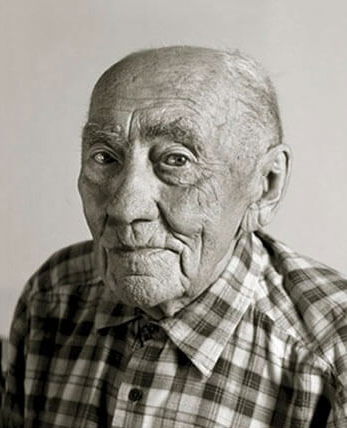
#> input picture hw2/assignment/q4_01_near.jpg, 347 x 428 px, found by its file name
$ python q4.py   (older library calls are emulated)
#> lines starting #> are read from the running program, lines starting #| are printed output that depends on the picture
# %%
import cv2 as cv
import numpy as np
import math

near = cv.imread('./data/q4_01_near.jpg')
#> near is the input picture: shape (428, 347, 3); mean B, G, R 135.9, 144, 147.6
far = cv.imread('./data/q4_02_far.jpg')
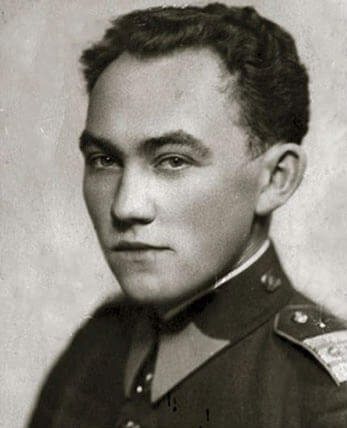
#> input picture hw2/assignment/q4_02_far.jpg, 347 x 428 px, found by its file name
#> far is the input picture: shape (428, 347, 3); mean B, G, R 119.3, 127.6, 130.8

# %% registering faces

# x,y coords
# near
cue_points_near = np.array([
    (179, 160),  # right eye
    (108, 157),  # left eye
    (131, 223),  # nose bottom
    # (134, 250)  # mid lip
])
# far
cue_points_far = np.array([
    (176, 161),
    (108, 160),
    (130, 225),
    # (133, 250)
])

t_mat, _ = cv.estimateAffine2D(cue_points_near, cue_points_far)
near = cv.warpAffine(near, t_mat, far.shape[:2][::-1], flags=cv.INTER_LINEAR, borderMode=cv.BORDER_REFLECT)
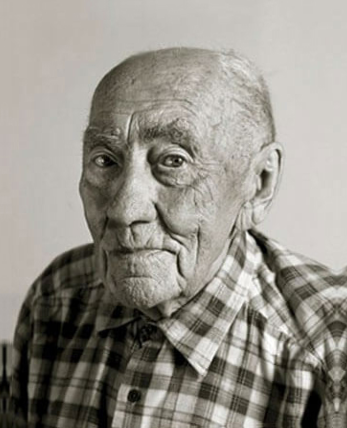
#> near: shape (428, 347, 3); mean B, G, R 137.2, 145.3, 148.9

cv.imwrite('./out/q4_03_near.jpg', near)
cv.imwrite('./out/q4_04_far.jpg', far)


# %% calculating dft
def calc_log_normalized_mag(src):
    src = np.log(np.abs(src) + 0.00000001)
    src -= src.min(initial=0)
    src /= src.max(initial=1)
    return (src * 255).astype(np.uint8)


def calc_dft(src):
    dft_full = list()
    for i in range(3):
        dft = np.fft.fft2(src[:, :, i])
        dft = np.fft.fftshift(dft)
        dft_full.append(dft)
    return np.stack(dft_full, axis=2)


near_dft = calc_dft(near)
#> after the loop in calc_dft, `for i in range(3):`: dft_full = 3 items
far_dft = calc_dft(far)

cv.imwrite('./out/q4_05_dft_near.jpg', calc_log_normalized_mag(near_dft))
cv.imwrite('./out/q4_06_dft_far.jpg', calc_log_normalized_mag(far_dft))


# %% make filters

def binormal_pdf(pos, sigma, mean):
    pos = np.array(pos) - np.array(mean)
    return math.exp(-((pos * pos).sum()) / sigma ** 2 / 2) / (2 * math.pi * sigma ** 2)


def gaussian_filter_shfited(dims, sigma):
    res = np.zeros(dims)
    mean = np.array(dims) / 2
    for loc in np.ndindex(dims):
        res[loc] = binormal_pdf(loc, sigma, mean)
    return res / res.max()


lowpass_sigma = 12
highpass_sigma = 34

lowpass_filter = gaussian_filter_shfited(far.shape[:2], lowpass_sigma)
highpass_filter = 1 - gaussian_filter_shfited(near.shape[:2], highpass_sigma)

cv.imwrite(f'./out/q4_07_highpass_{highpass_sigma}.jpg', (highpass_filter * 255).astype(np.uint8))
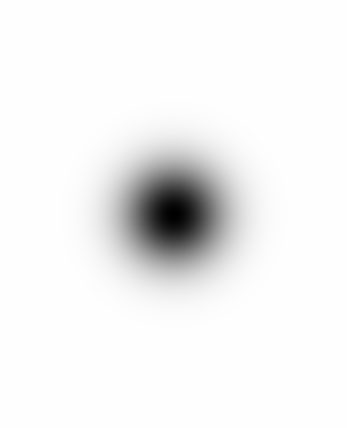
#> saved as q4_07_highpass_34.jpg: shape (428, 347); min 0, max 254, mean 241.7
cv.imwrite(f'./out/q4_08_lowpass_{lowpass_sigma}.jpg', (lowpass_filter * 255).astype(np.uint8))


# %% cutoff filters

def cutoff_filter(dims, threshold):
    res = np.zeros(dims)
    mean = np.array(dims) / 2
    for loc in np.ndindex(dims):
        dist = np.array(loc) - mean
        dist = np.linalg.norm(dist)
        if dist < threshold:
            res[loc] = 1
    return res


lowpass_cutoff = 22
highpass_cutoff = 18

lowpass_cutoff_filter = cutoff_filter(lowpass_filter.shape, lowpass_cutoff)
highpass_cutoff_filter = (1 - cutoff_filter(highpass_filter.shape, highpass_cutoff))

lowpass_filter_cut = lowpass_cutoff_filter * lowpass_filter
highpass_filter_cut = highpass_cutoff_filter * highpass_filter

cv.imwrite('./out/q4_09_highpass_cutoff.jpg', (highpass_filter_cut * 255).astype(np.uint8))
cv.imwrite('./out/q4_10_lowpass_cutoff.jpg', (lowpass_filter_cut * 255).astype(np.uint8))

# %% apply filters

lowpassed = far_dft * np.repeat(lowpass_filter_cut[:, :, np.newaxis], 3, axis=2)
highpassed = near_dft * np.repeat(highpass_filter_cut[:, :, np.newaxis], 3, axis=2)

cv.imwrite('./out/q4_11_highpassed.jpg', calc_log_normalized_mag(highpassed))
#> in calc_log_normalized_mag (call 3), `src = np.log(np.abs(src) + 0.00000001)`:
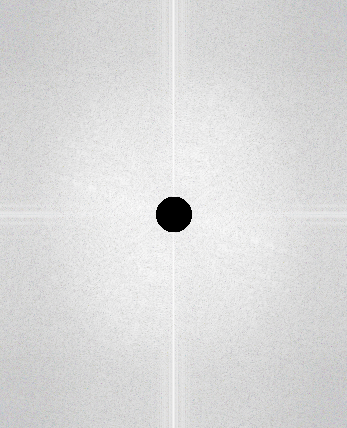
#> src: shape (428, 347, 3) float64; mean of channels 0, 1, 2 6.68, 6.67, 6.67; drawn with min black and max white
cv.imwrite('./out/q4_12_lowpassed.jpg', calc_log_normalized_mag(lowpassed))
#> in calc_log_normalized_mag (call 4), `src /= src.max(initial=1)`:
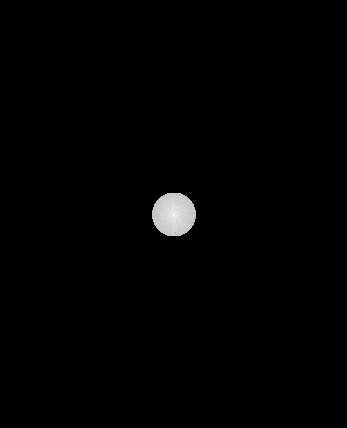
#> src: shape (428, 347, 3) float64; mean of channels 0, 1, 2 0.00833, 0.00833, 0.00833; drawn as B, G, R

# %% combine near and far

hybrid_dft = lowpassed + highpassed
hybrid_dft *= np.repeat((1.5 - 0.5 * (highpass_cutoff_filter + lowpass_cutoff_filter))[:, :, np.newaxis], 3, axis=2)
cv.imwrite('./out/q4_13_hybrid_frequency.jpg', calc_log_normalized_mag(hybrid_dft))


# %% spatial transform
def calc_idft(src):
    idft_full = list()
    for i in range(3):
        idft = np.fft.ifftshift(src[:, :, i])
        idft = np.fft.ifft2(idft)
        idft_full.append(idft)
    return np.real(np.stack(idft_full, axis=2))


hybrid_near = np.clip(calc_idft(hybrid_dft), 0, 255).astype(np.uint8)
#> in calc_idft, `return np.real(np.stack(idft_full, axis=2))`:
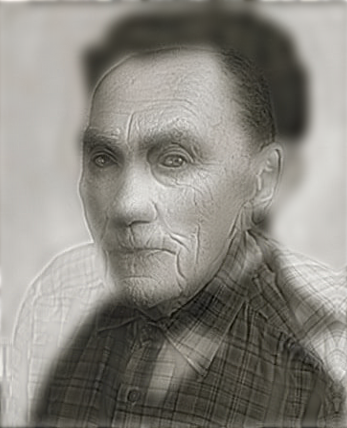
#> returned value: shape (428, 347, 3) float64; mean of channels 0, 1, 2 119.3, 127.6, 130.8; drawn with min black and max white
hybrid_far = hybrid_near.copy()
hybrid_far = cv.resize(hybrid_far, (0, 0), hybrid_far, 0.2, 0.2, cv.INTER_AREA)

cv.imwrite('./out/q4_14_hybrid_near.jpg', hybrid_near)
cv.imwrite('./out/q4_15_hybrid_far.jpg', hybrid_far)

# %% additional tests
hybrid_pyr = np.ones((hybrid_near.shape[0], int(hybrid_near.shape[1] * 1.5) + 1, 3), dtype=np.float) * 255

ptr_i = hybrid_pyr.shape[0] - 1
#> ptr_i = 427
ptr_j = hybrid_near.shape[1]
#> ptr_j = 347
ctm = hybrid_near.astype(np.float)
hybrid_pyr[0:ctm.shape[0], 0:ctm.shape[1]] = ctm
for k in range(5):
    ctm = np.ascontiguousarray(ctm, dtype=np.float)
    ctm = cv.resize(ctm, (0, 0), ctm, 0.5, 0.5, interpolation=cv.INTER_LINEAR)
    ptr_i -= ctm.shape[0]
    hybrid_pyr[ptr_i:ptr_i + ctm.shape[0], ptr_j:ptr_j + ctm.shape[1]] = ctm
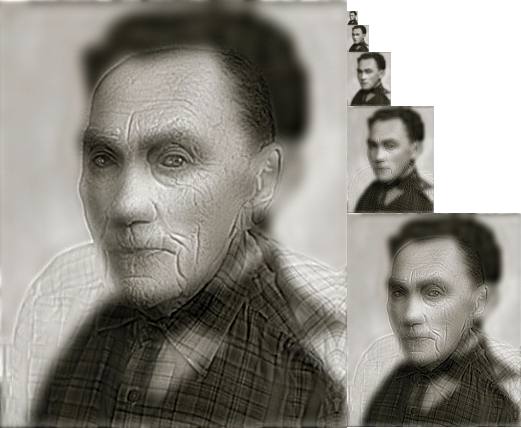
#> hybrid_pyr: shape (428, 521, 3) float64; mean of channels 0, 1, 2 134.1, 141.4, 144.3; drawn as B, G, R
#> after the loop, ptr_i = 11

hybrid_pyr = np.clip(hybrid_pyr, 0, 255).astype(np.uint8)
cv.imwrite('./out/q4_16_hybrid_pyramid.jpg', hybrid_pyr)
